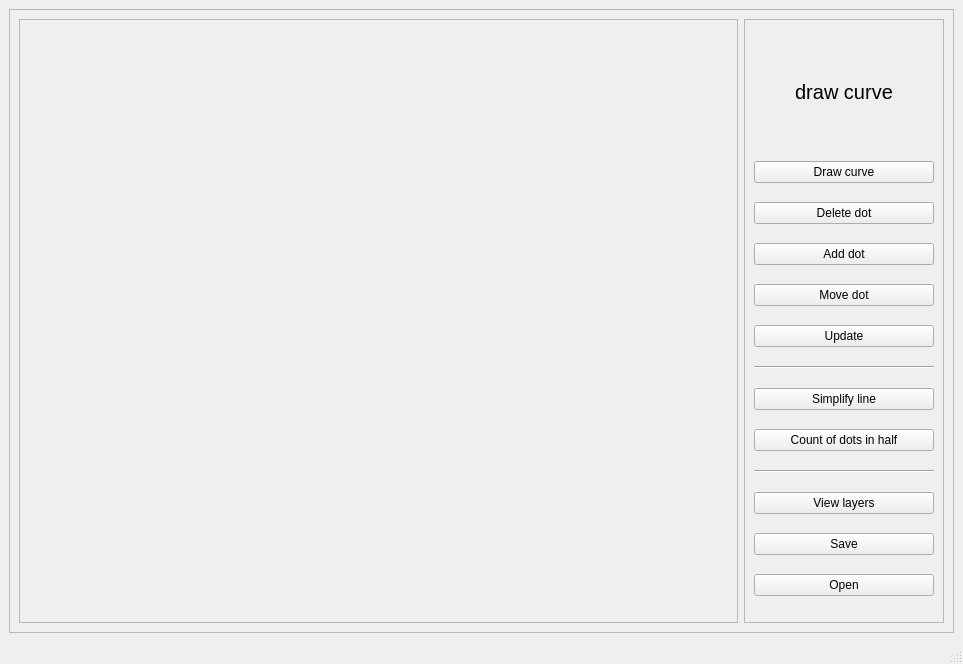
<?xml version="1.0" encoding="UTF-8"?>
<ui version="4.0">
 <class>MainWindow</class>
 <widget class="QMainWindow" name="MainWindow">
  <property name="geometry">
   <rect>
    <x>0</x>
    <y>0</y>
    <width>963</width>
    <height>664</height>
   </rect>
  </property>
  <property name="windowTitle">
   <string>MainWindow</string>
  </property>
  <widget class="QWidget" name="centralwidget">
   <layout class="QVBoxLayout" name="verticalLayout_2">
    <item>
     <widget class="QFrame" name="main_frame">
      <property name="minimumSize">
       <size>
        <width>100</width>
        <height>0</height>
       </size>
      </property>
      <property name="frameShape">
       <enum>QFrame::StyledPanel</enum>
      </property>
      <property name="frameShadow">
       <enum>QFrame::Raised</enum>
      </property>
      <layout class="QGridLayout" name="gridLayout">
       <item row="0" column="0">
        <widget class="QFrame" name="draw_polygon_frame">
         <property name="minimumSize">
          <size>
           <width>100</width>
           <height>0</height>
          </size>
         </property>
         <property name="frameShape">
          <enum>QFrame::StyledPanel</enum>
         </property>
         <property name="frameShadow">
          <enum>QFrame::Raised</enum>
         </property>
        </widget>
       </item>
       <item row="0" column="1">
        <widget class="QFrame" name="toolbar_frame">
         <property name="minimumSize">
          <size>
           <width>100</width>
           <height>0</height>
          </size>
         </property>
         <property name="maximumSize">
          <size>
           <width>200</width>
           <height>16777215</height>
          </size>
         </property>
         <property name="frameShape">
          <enum>QFrame::StyledPanel</enum>
         </property>
         <property name="frameShadow">
          <enum>QFrame::Raised</enum>
         </property>
         <layout class="QVBoxLayout" name="verticalLayout">
          <item>
           <widget class="QLabel" name="modeName">
            <property name="maximumSize">
             <size>
              <width>16777215</width>
              <height>100</height>
             </size>
            </property>
            <property name="font">
             <font>
              <family>Arial</family>
              <pointsize>15</pointsize>
             </font>
            </property>
            <property name="text">
             <string>draw curve</string>
            </property>
            <property name="textFormat">
             <enum>Qt::AutoText</enum>
            </property>
            <property name="alignment">
             <set>Qt::AlignCenter</set>
            </property>
           </widget>
          </item>
          <item>
           <widget class="QPushButton" name="drawCurve">
            <property name="text">
             <string>Draw curve</string>
            </property>
           </widget>
          </item>
          <item>
           <widget class="QPushButton" name="deleteDot">
            <property name="text">
             <string>Delete dot</string>
            </property>
           </widget>
          </item>
          <item>
           <widget class="QPushButton" name="addDot">
            <property name="text">
             <string>Add dot</string>
            </property>
           </widget>
          </item>
          <item>
           <widget class="QPushButton" name="moveDot">
            <property name="text">
             <string>Move dot</string>
            </property>
           </widget>
          </item>
          <item>
           <widget class="QPushButton" name="updateButton">
            <property name="minimumSize">
             <size>
              <width>100</width>
              <height>0</height>
             </size>
            </property>
            <property name="text">
             <string>Update</string>
            </property>
           </widget>
          </item>
          <item>
           <widget class="Line" name="line_2">
            <property name="orientation">
             <enum>Qt::Horizontal</enum>
            </property>
           </widget>
          </item>
          <item>
           <widget class="QPushButton" name="simplifyButton">
            <property name="text">
             <string>Simplify line</string>
            </property>
           </widget>
          </item>
          <item>
           <widget class="QPushButton" name="halve">
            <property name="text">
             <string>Count of dots in half</string>
            </property>
           </widget>
          </item>
          <item>
           <widget class="Line" name="line">
            <property name="orientation">
             <enum>Qt::Horizontal</enum>
            </property>
           </widget>
          </item>
          <item>
           <widget class="QPushButton" name="viewLayersButton">
            <property name="text">
             <string>View layers</string>
            </property>
           </widget>
          </item>
          <item>
           <widget class="QPushButton" name="save">
            <property name="text">
             <string>Save</string>
            </property>
           </widget>
          </item>
          <item>
           <widget class="QPushButton" name="open">
            <property name="text">
             <string>Open</string>
            </property>
           </widget>
          </item>
         </layout>
        </widget>
       </item>
      </layout>
     </widget>
    </item>
   </layout>
  </widget>
  <widget class="QMenuBar" name="menubar">
   <property name="geometry">
    <rect>
     <x>0</x>
     <y>0</y>
     <width>963</width>
     <height>21</height>
    </rect>
   </property>
  </widget>
  <widget class="QStatusBar" name="statusbar"/>
 </widget>
 <resources/>
 <connections/>
</ui>
